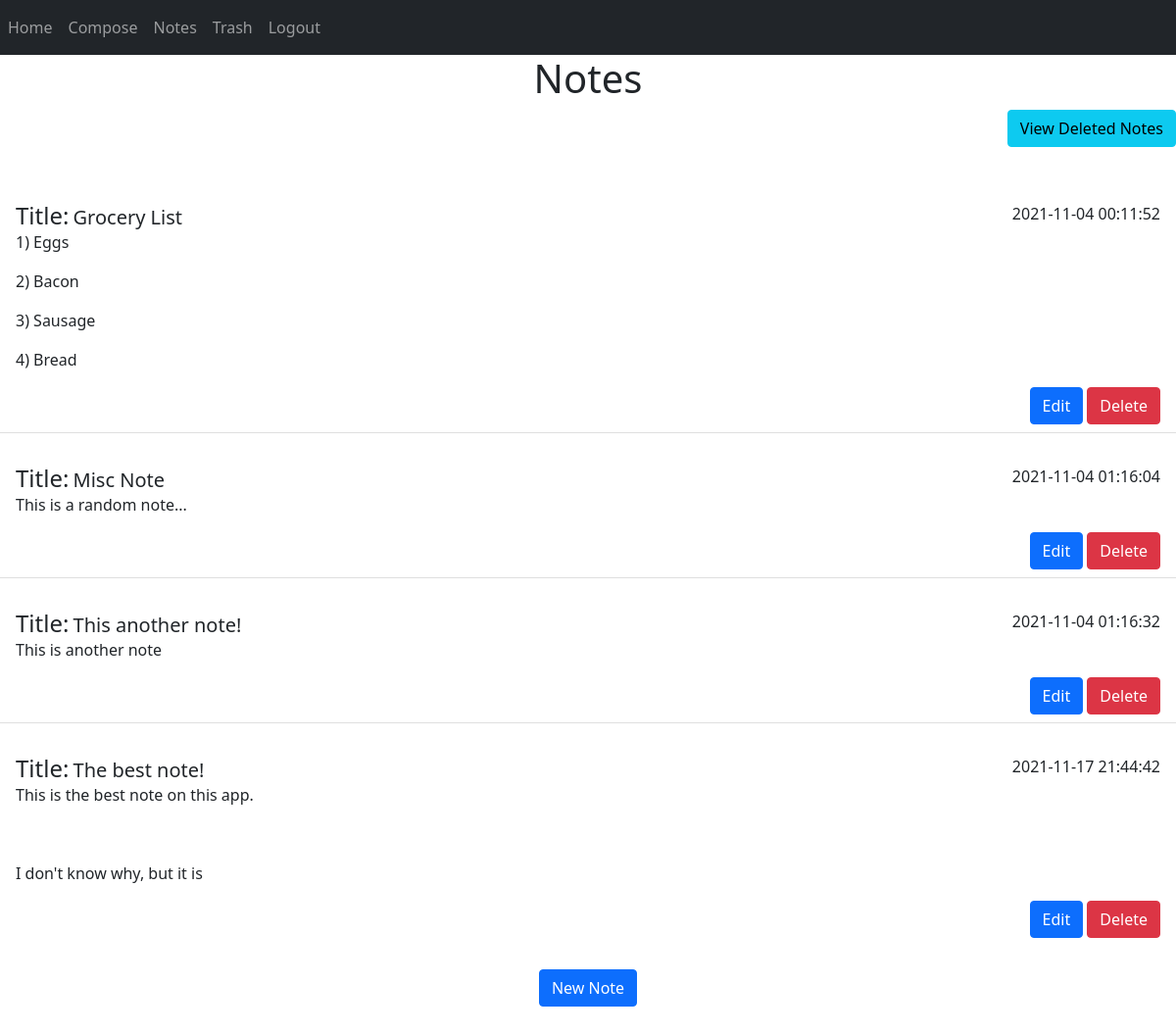
The app's page /notes (signed in) with its own data.
### app/models.py (models this page shows)
class Note(db.Model):
    id = db.Column(db.Integer, primary_key=True)
    title = db.Column(db.String(255))
    data = db.Column(db.String(10000))
    date = db.Column(db.DateTime(timezone=True), default=func.now())
    deleted = db.Column(db.Boolean)
    user_id = db.Column(db.Integer, db.ForeignKey('user.id'))

### app/routes.py (the view)
@view.route('/notes', methods=['GET', 'POST'])
@login_required
def notes():
    return render_template("notes.html", user=current_user)

### app/__init__.py (called while the page is built)
def create_app():
    from .models import User, download_attachment
    app = Flask(__name__)
    app.config.from_object(Config)
    db.init_app(app)
    migrate = Migrate(app, db)
    app.jinja_env.globals.update(download_attachment=download_attachment)
    from .routes import view
    app.register_blueprint(view, url_prefix='/')
    login = LoginManager(app)
    login.login_view = 'view.login'
    login.init_app(app)
    @login.user_loader
    def load_user(id):
        return User.query.get(int(id))
    return app

### app/templates/notes.html
{% extends "base.html" %} {% block content %}
<h1 align="center">Notes</h1>
<ul class="list-group list-group-flush" id="view-deleted">
  <li>
    <span style="float: right">
      <a
        href="{{ url_for('view.deletedNotes', user=user) }}"
        class="btn btn-info"
        role="button"
        >View Deleted Notes</a
      >
    </span>
  </li>
</ul>
<br />
<ul class="list-group list-group-flush" id="notes">
  {% for note in user.notes %} {% if note.deleted == False %}
  <br />
  <li class="list-group-item">
    <div p-3 mb-2 bg-white text-dark>
      <h4 style="display: inline">Title:</h4>
      <h5 style="display: inline">{{ note.title }}</h5>
      <span style="float: right">{{ note.date }}</span> {{ note.data |safe}}
      <p>
        <span style="float: right">
          <a
            href="{{ url_for('view.editNote', id=note.id) }}"
            class="btn btn-primary"
            role="button"
            >Edit</a
          >
          <a
            href="{{ url_for('view.deleteNote', id=note.id) }}"
            class="btn btn-danger"
            role="button"
            >Delete</a
          >
        </span>
      </p>
    </div>
  </li>
  {% endif %} {% endfor %}
</ul>
<br />
<div align="center">
  <a
    href="{{ url_for('view.addNote', user=user) }}"
    class="btn btn-primary"
    role="button"
    >New Note</a
  >
</div>
<br />
<br />
{% endblock %}

### records on screen
Note: title "Grocery List", date "2021-11-04 00:11:52", data "1) Eggs 2) Bacon 3) Sausage 4) Bread"
Note: title "Misc Note", date "2021-11-04 01:16:04", data "This is a random note..."
Note: title "This another note!", date "2021-11-04 01:16:32", data "This is another note"
Note: title "The best note!", date "2021-11-17 21:44:42", data "This is the best note on this app. I don't know why, but it is"
